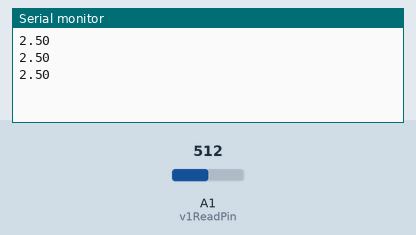
Recording of a sketch running on a simulated Arduino Uno, built with avr-gcc and run on an emulated ATmega328P. On the bench: the last lines printed to the serial monitor. Inputs (shaded band) come from the test bench; at power-on: A1 (v1ReadPin) = 512.

Above: at 1.3 s.
1.4 s: A1 (v1ReadPin) set to 716
At 1.9 s:
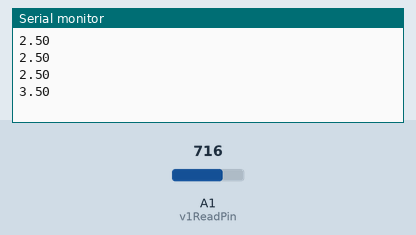
2.9 s: A1 (v1ReadPin) set to 900
At 3.4 s:
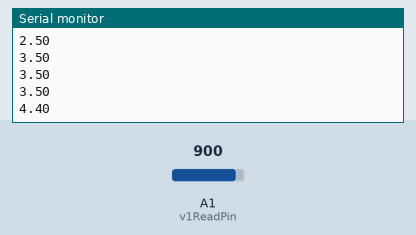
Timing chart, 0 to 5.9 s (numbered marks = the images above; inputs shaded):
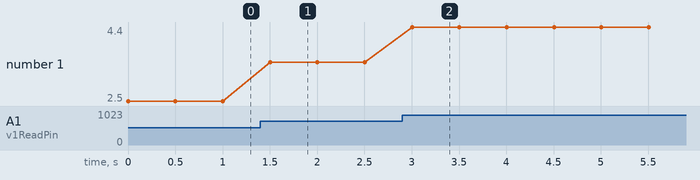

The sketch:

analogVolt.ino
```cpp
int v1ReadPin = A1;
int v1ReadVal = 0;
float v1 = 0;

int v2ReadPin = A2;
int v2ReadVal = 0;
float v2 = 0;

int wait = 500;

void setup() {
  // put your setup code here, to run once:
  pinMode(v1ReadPin, INPUT);
  Serial.begin(9600);
}

void loop() {
  // put your main code here, to run repeatedly:

  v1ReadVal = analogRead(v1ReadPin);
  v1 = (5./1023.)*v1ReadVal;
  Serial.println(v1);
  delay(wait);


}
```

Measured:
- after the input at 1.4 s, the serial monitor: prints a new line after 0.10 s (image 1)
- after the input at 2.9 s, the serial monitor: prints a new line after 0.10 s (image 2)
- plotted number 1: 2.5 → 3.5 after the input at 1.4 s, 3.5 → 4.4 after the input at 2.9 s
